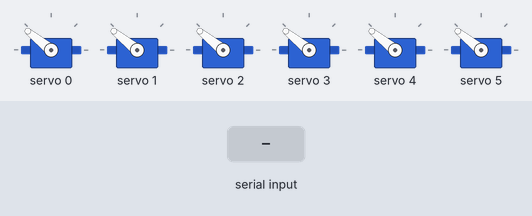
Recording of a sketch running on a simulated Arduino Leonardo, built with avr-gcc and run on an emulated ATmega32U4. Shown: 6 × servo. Inputs (shaded band) come from the test bench.

Above: at 1.2 s.
1.3 s: "1" received over Serial
At 2.1 s:
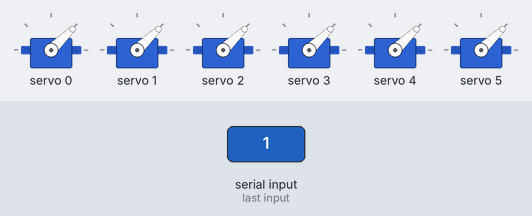
Timing chart, 0 to 4.3 s (numbered marks = the images above; inputs shaded):
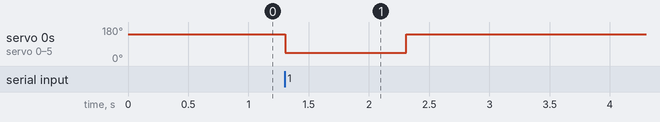

The sketch:

Servo_Motor_Control_w_Insight.ino
```cpp
/*
  These drivers use I2C to communicate, 2 pins are required to
  interface.
  Control Prosthetic Hand with Servo Motors
  Author: Tim Murray & Mary Fennessey
*/
#include <Wire.h>
#include <Adafruit_PWMServoDriver.h>
#include <Keyboard.h>
char InsightData;
// called this way, it uses the default address 0x40
Adafruit_PWMServoDriver pwm = Adafruit_PWMServoDriver();
// you can also call it with a different address you want
//Adafruit_PWMServoDriver pwm = Adafruit_PWMServoDriver(0x41);
// you can also call it with a different address and I2C interface
//Adafruit_PWMServoDriver pwm = Adafruit_PWMServoDriver(&Wire, 0x40);

void setup() {
  Serial.begin(9600);
  //Serial.println("5 channel Servo test!");
  pwm.begin();
  pwm.setPWMFreq(50);  // Analog servos run at ~50 Hz updates
  for( int i = 0; i < 6; i++){
  setServoPulse(i,0.002);
  }
  delay(10);
  }

// you can use this function if you'd like to set the pulse length in seconds
// e.g. setServoPulse(0, 0.001) is a ~1 millisecond pulse width. its not precise!
void setServoPulse(uint8_t n, double pulse) {
  double pulselength;

  pulselength = 1000000;   // 1,000,000 us per second
  pulselength /= 50;   // 50 Hz
  //Serial.print(pulselength); Serial.println(" us per period");
  pulselength /= 4096;  // 12 bits of resolution
  //Serial.print(pulselength); Serial.println(" us per bit");
  pulse *= 1000000;  // convert to us
  pulse /= pulselength;
  //Serial.println(pulse);
  pwm.setPWM(n, 0, pulse);
}

void loop() {
  // Drive each servo at the same time
  //delay(1000);//Pauses one second (Insert sense method here)
  if(Serial.available() > 0){
    InsightData = Serial.read();//Read byte from python, translate into either a 'High' to contract hand, or 'Low' to release hand
    if(InsightData == '1'){
      //Serial.print("Turn Motor On");
      for (int i = 0; i < 6; i++){//Moves all servos to 180 degress
      setServoPulse(i,.001);
      }
      delay(1000);
      for (int i = 0; i < 6; i++){//Moves all servos to 0 degrees
      setServoPulse(i,.002);
      }
      delay(1000);
    }
   else if(InsightData == '0'){
   delay(1000);
      //Serial.print("Turn Motor Off");
      for (int i = 0; i < 6; i++){//Moves all servos to 180 degrees
      setServoPulse(i,.002);
     }
   }
  }
}
```

Measured:
- after the input at 1.3 s, servo 0–5: 141° → 44° at once, → 141° 1.0 s later
